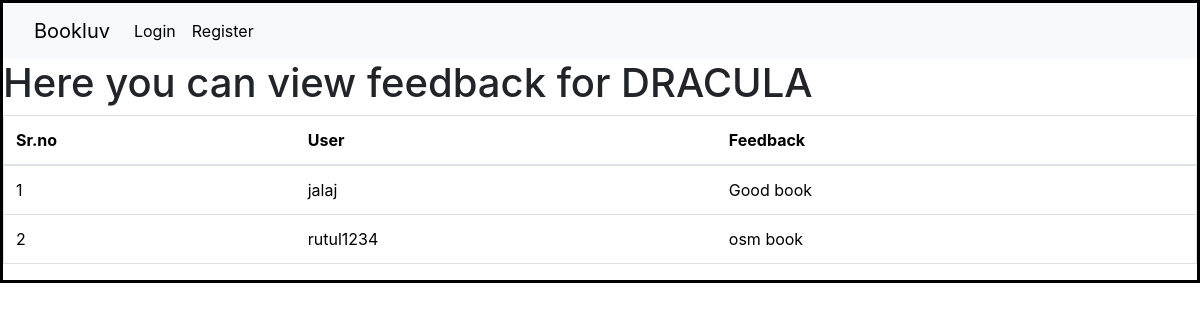
/view_feedback/2 (signed in), run on the app's committed database.
### app.py (models this page shows, shortened)
class Book(db.Model):
    __tablename__ = "Book"
    id = db.Column(db.Integer, primary_key = True)
    book_name = db.Column(db.String(20), nullable = False)
    section_id = db.Column(db.Integer, db.ForeignKey('Section.id'), nullable = False)
    content = db.Column(db.String(20), nullable = False)
    author = db.Column(db.String(20), nullable = False)
    pdf_path = db.Column(db.String(255), nullable = False)
    carts = db.relationship('Mybooks', backref='Book', lazy=True)

class Feedback(db.Model):
    __tablename__ = "Feedback"
    id = db.Column(db.Integer, primary_key = True)
    user_id = db.Column(db.Integer, db.ForeignKey('User.id'), nullable = False)
    book_id = db.Column(db.Integer, db.ForeignKey('Book.id'), nullable = False)
    feedback = db.Column(db.String(200))

class User(db.Model):
    __tablename__ = "User"
    id = db.Column(db.Integer, primary_key = True)
    username = db.Column(db.String(50), unique = True, nullable = False)
    passhash = db.Column(db.String(512), nullable = False)
    name = db.Column(db.String(50), nullable = False)
    @property
    def password(self):
        raise AttributeError('password is not a readable attribute')
    carts = db.relationship('Mybooks', backref='User', lazy=True)
    feedbacks = db.relationship('Feedback', backref='User', lazy=True)

### routes.py (the view)
@app.route('/view_feedback/<int:book_id>', methods=['POST', 'GET'])
@login_required
def view_feedback(book_id):
    feedbacks = Feedback.query.filter_by(book_id=book_id).all()
    bookname = Book.query.filter_by(id=book_id).first()
    return render_template('view_feedback.html', feedbacks=feedbacks, user_id=session['user_id'], bookname=bookname)

### routes.py (called while the page is built)
def login_required(function):
    @wraps(function)
    def inner_func(*args, **kargs):
        if 'user_id' not in session:
            flash('Please Login First')
            return redirect('/login')
        return function(*args, **kargs)
    return inner_func

### templates/view_feedback.html (shortened to what this page needs)
{% extends 'common-layout.html' %}
{% block content %}
<h1>Here you can view feedback for {{bookname.book_name}}</h1>
<table class="table" border="1">
    <thead>
        <tr>
            <th>Sr.no</th>
            <th>User</th>
            <th>Feedback</th>
        </tr>
    </thead>
    <tbody>
        {% for i in feedbacks %}
            <td>{{loop.index}}</td>
            <td>{{i.User.username}}</td>
            <td>{{i.feedback}}</td>
        {% endfor %}
    </tbody>
</table>
{% endblock %}

### templates/common-layout.html (style rules this page uses)
body { background-position: center center; background-size: 100%; background-repeat: no-repeat; border: 3px solid black; }

### data on the page
Book: book_name "DRACULA"
Feedback: User.username "jalaj", feedback "Good book"
Feedback: User.username "rutul1234", feedback "osm book"
